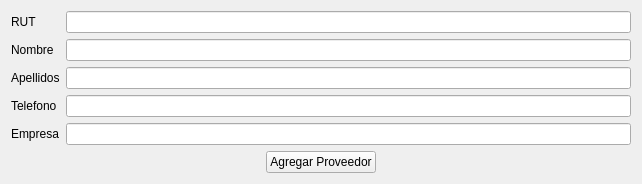
      <widget class="QWidget" name="page_5">
       <layout class="QGridLayout" name="gridLayout_13">
        <item row="1" column="2">
         <spacer name="horizontalSpacer_5">
          <property name="orientation">
           <enum>Qt::Horizontal</enum>
          </property>
          <property name="sizeHint" stdset="0">
           <size>
            <width>249</width>
            <height>20</height>
           </size>
          </property>
         </spacer>
        </item>
        <item row="1" column="1">
         <widget class="QPushButton" name="agregarNuevoProveedor">
          <property name="sizePolicy">
           <sizepolicy hsizetype="Fixed" vsizetype="Fixed">
            <horstretch>0</horstretch>
            <verstretch>0</verstretch>
           </sizepolicy>
          </property>
          <property name="text">
           <string>Agregar Proveedor</string>
          </property>
          <property name="autoDefault">
           <bool>true</bool>
          </property>
         </widget>
        </item>
        <item row="1" column="0">
         <spacer name="horizontalSpacer_4">
          <property name="orientation">
           <enum>Qt::Horizontal</enum>
          </property>
          <property name="sizeHint" stdset="0">
           <size>
            <width>249</width>
            <height>20</height>
           </size>
          </property>
         </spacer>
        </item>
        <item row="0" column="0" colspan="3">
         <layout class="QGridLayout" name="gridLayout_6">
          <item row="0" column="0">
           <widget class="QLabel" name="label_12">
            <property name="sizePolicy">
             <sizepolicy hsizetype="Preferred" vsizetype="Fixed">
              <horstretch>0</horstretch>
              <verstretch>0</verstretch>
             </sizepolicy>
            </property>
            <property name="text">
             <string>RUT</string>
            </property>
           </widget>
          </item>
          <item row="0" column="1">
           <widget class="QLineEdit" name="rutProv"/>
          </item>
          <item row="1" column="0">
           <widget class="QLabel" name="label_10">
            <property name="sizePolicy">
             <sizepolicy hsizetype="Preferred" vsizetype="Fixed">
              <horstretch>0</horstretch>
              <verstretch>0</verstretch>
             </sizepolicy>
            </property>
            <property name="text">
             <string>Nombre</string>
            </property>
           </widget>
          </item>
          <item row="1" column="1">
           <widget class="QLineEdit" name="nombreProv"/>
          </item>
          <item row="2" column="0">
           <widget class="QLabel" name="label_40">
            <property name="sizePolicy">
             <sizepolicy hsizetype="Preferred" vsizetype="Fixed">
              <horstretch>0</horstretch>
              <verstretch>0</verstretch>
             </sizepolicy>
            </property>
            <property name="text">
             <string>Apellidos</string>
            </property>
           </widget>
          </item>
          <item row="2" column="1">
           <widget class="QLineEdit" name="apellidoProv"/>
          </item>
          <item row="3" column="0">
           <widget class="QLabel" name="label_11">
            <property name="sizePolicy">
             <sizepolicy hsizetype="Preferred" vsizetype="Fixed">
              <horstretch>0</horstretch>
              <verstretch>0</verstretch>
             </sizepolicy>
            </property>
            <property name="text">
             <string>Telefono</string>
            </property>
           </widget>
          </item>
          <item row="3" column="1">
           <widget class="QLineEdit" name="fonoProv"/>
          </item>
          <item row="4" column="0">
           <widget class="QLabel" name="label_41">
            <property name="sizePolicy">
             <sizepolicy hsizetype="Preferred" vsizetype="Fixed">
              <horstretch>0</horstretch>
              <verstretch>0</verstretch>
             </sizepolicy>
            </property>
            <property name="text">
             <string>Empresa</string>
            </property>
           </widget>
          </item>
          <item row="4" column="1">
           <widget class="QLineEdit" name="nombreEmpProv"/>
          </item>
         </layout>
        </item>
       </layout>
      </widget>
